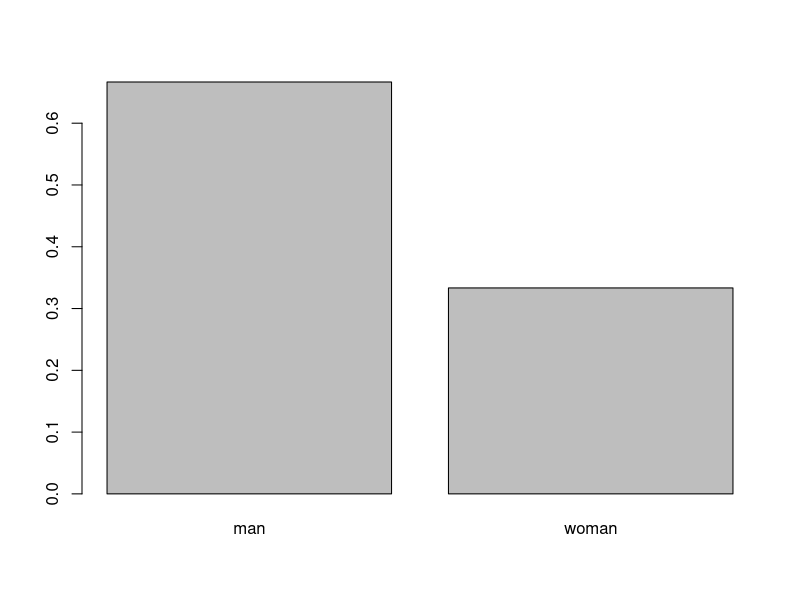
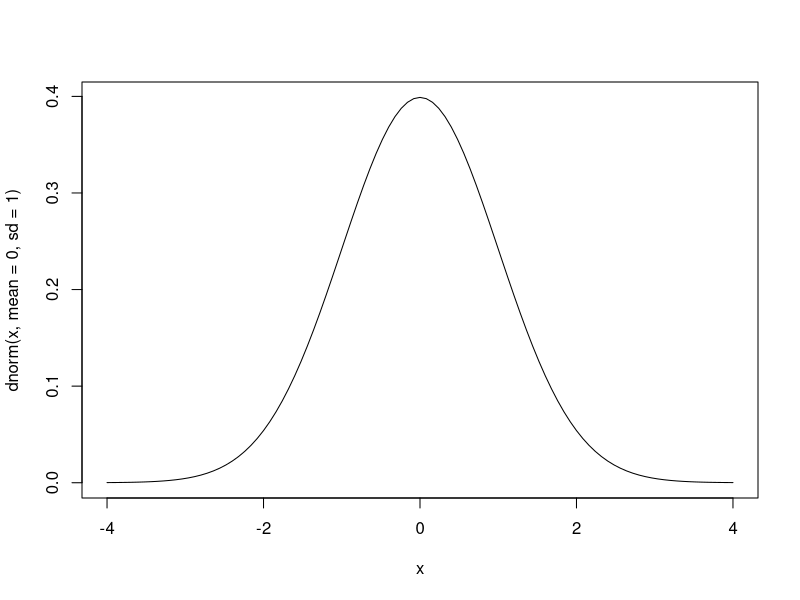
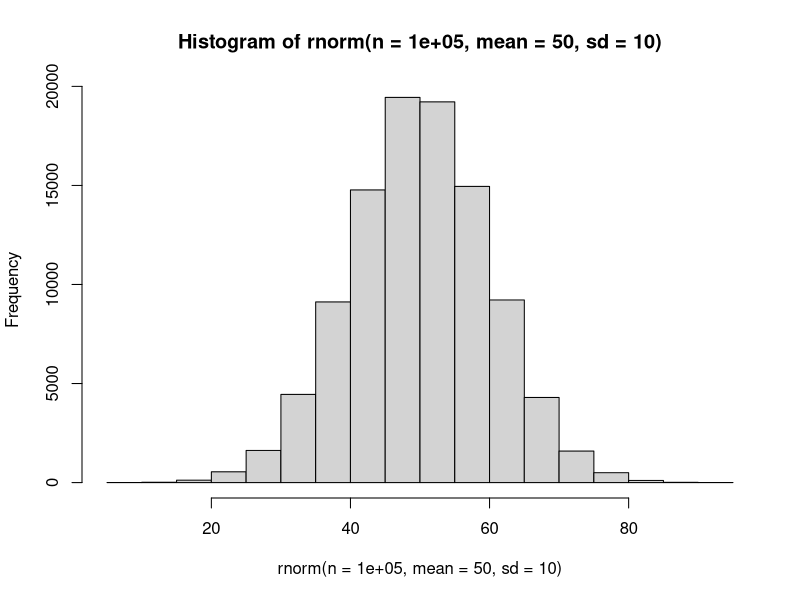
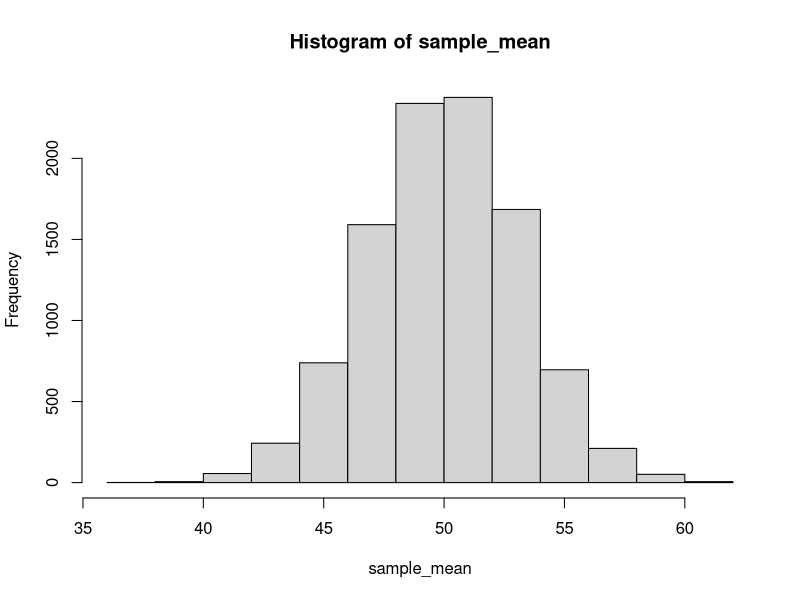
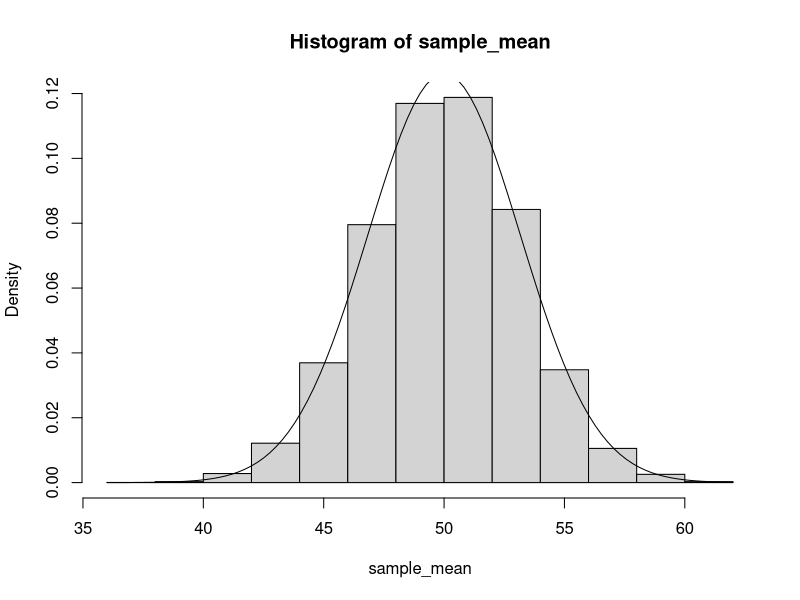
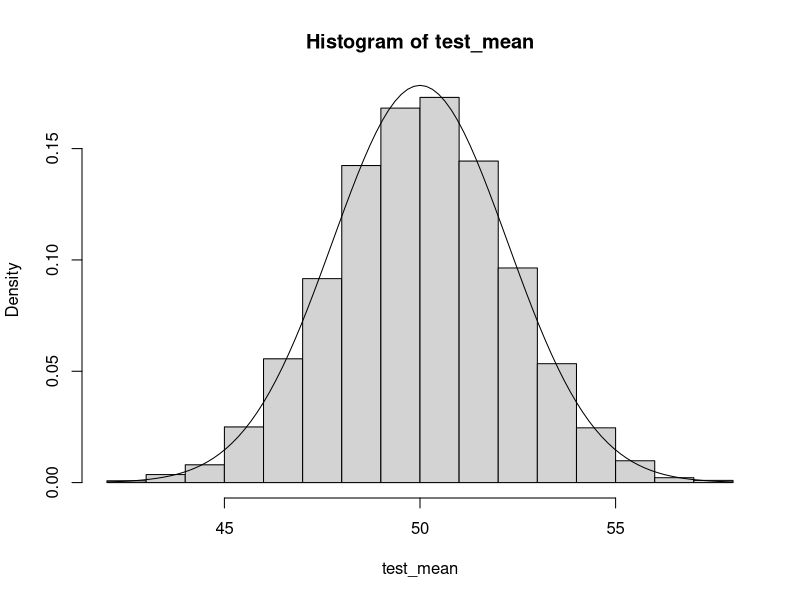
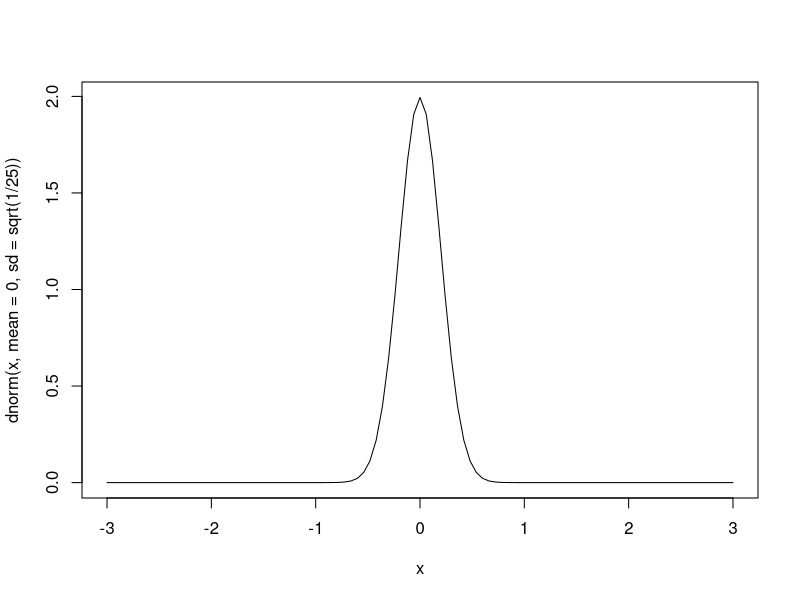
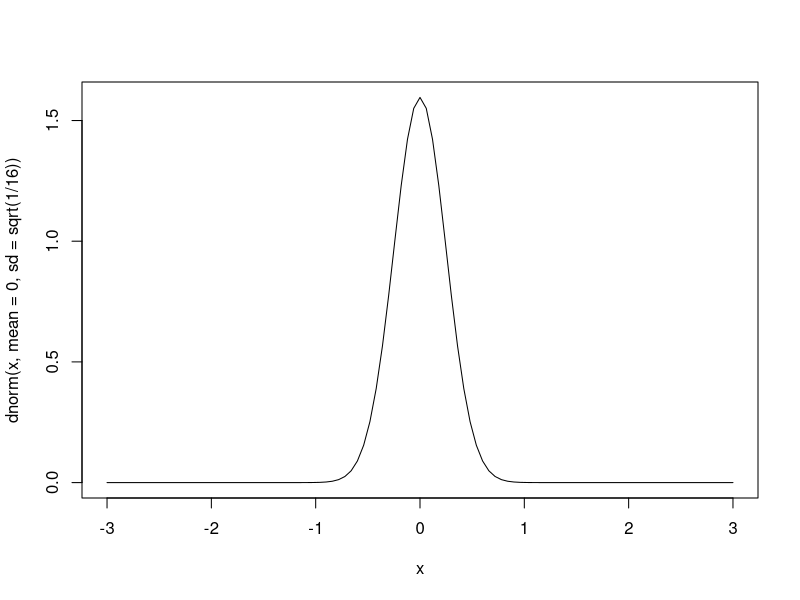

Here is the R script that generated these plots, in order:
# 確率分布
# ceiling()：小数点以下の切り上げ→切り下げはfloor関数を使う
# runif(n, min, max)：一様分布に従う乱数データを発生させる
dice_100 <- ceiling(runif(n=100,min=0,max=6))
table(dice_100)

# 母集団分布
barplot(c(2/3,1/3),names.arg=c("man","woman"))

# 正規分布
# curve(xを含んだ関数式, from=左端の値, to=右端の値)：指定した関数のグラフを作成する
# dnorm(確率変数の値、平均、標準偏差)：確率密度関数を求める関数
curve(dnorm(x,mean=0,sd=1),from=-4,to=4)

# rnorm(n, mean, sd)：標準正規分布に従う乱数を無作為に抽出する
rnorm(n=5,mean=50,sd=10)
hist(rnorm(n=100000,mean=50,sd=10))

# 標本分布をモンテカルロシミュレーションで求める
sample_mean <- numeric(length=10000)　# 推定値を格納する場所を予約
for(i in 1:10000){
  sample_test <- rnorm(n=10,mean=50,sd=10)
  sample_mean[i] <- mean(sample_test) # 標本平均の計算
}
hist(sample_mean)

# そのままヒストグラムと正規分布を重ねると縦軸の値が異なりずれるため、freq=FALSEでヒストグラムの縦軸の単位を揃える
hist(sample_mean,freq=FALSE)
curve(dnorm(x,mean=50,sd=sqrt(10)),add=TRUE)

# N(50,10^2)の正規母集団からn=20の標本抽出を5000回繰り返す
test_mean <- numeric(length=5000)

for(i in 1:5000){
  tes <- rnorm(n=20,mean=50,sd=10)
  test_mean[i] <- mean(tes)
}

hist(test_mean,freq=FALSE)
curve(dnorm(x,mean=50,sd=sqrt(100/20)),add=TRUE)

# 理論的な標本分布についてサンプルサイズをn=1,4,9,16,25と変化させる　N(0,1^2)
curve(dnorm(x,mean=0,sd=sqrt(1/25)),-3,3)
curve(dnorm(x,mean=0,sd=sqrt(1/16)),-3,3)
curve(dnorm(x,mean=0,sd=sqrt(1/9)),-3,3)
curve(dnorm(x,mean=0,sd=sqrt(1/4)),-3,3)
curve(dnorm(x,mean=0,sd=sqrt(1/1)),-3,3)
